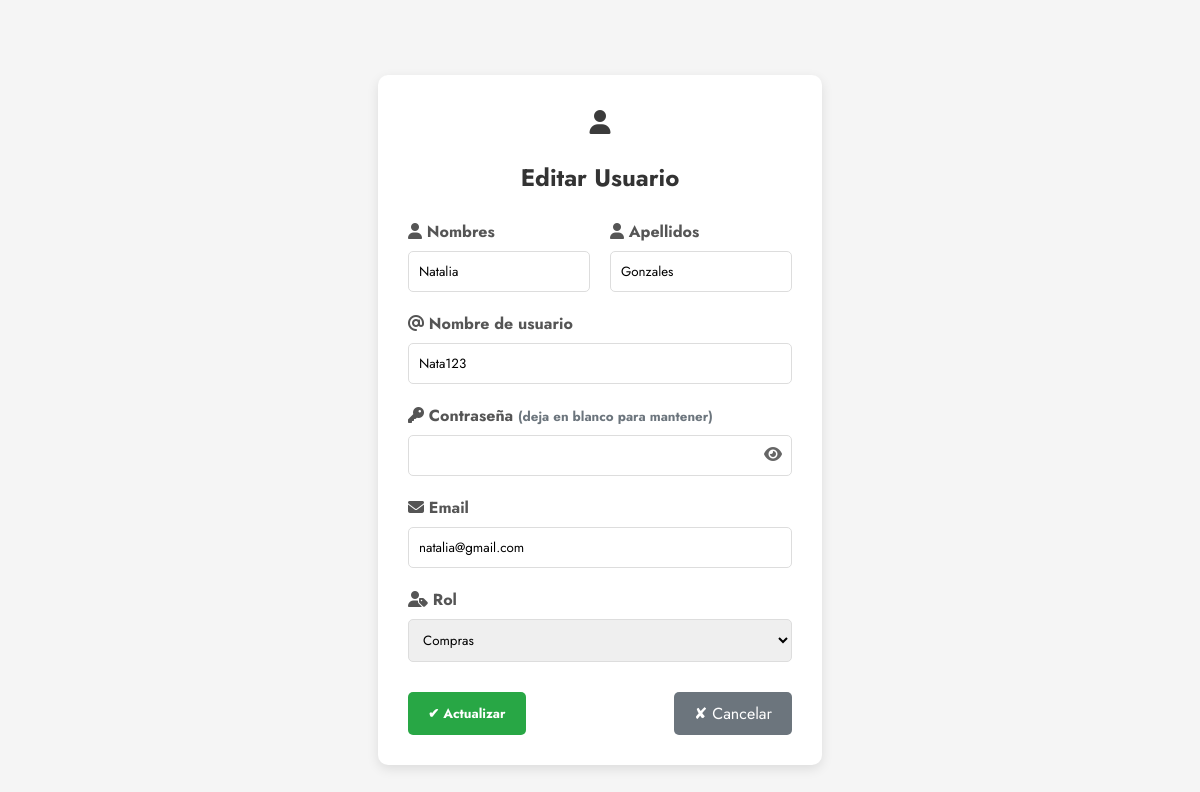
The app's page /usuarios/editar/14/ (signed in) with its own data.
### account/models.py (models this page shows, shortened)
class Usuario(AbstractUser):
    rol = models.ForeignKey('Rol', on_delete=models.SET_NULL, null=True, blank=True)
    estado = models.BooleanField(default=True)
    nombres = models.CharField(max_length=100, blank=True, null=True)
    apellidos = models.CharField(max_length=100, blank=True, null=True)
    class Meta:
        verbose_name = 'Usuario'
        verbose_name_plural = 'Usuarios'

### account/views.py (the view)
# urls.py: path('usuarios/editar/<int:pk>/', editar_usuario, name='editar_usuario'),
@login_required_custom
@role_required(module='usuarios', action='actualizar')
def editar_usuario(request, pk):
    usuario = get_object_or_404(Usuario, pk=pk)
    if request.method == 'POST':
        form = CustomUserChangeForm(request.POST, instance=usuario)
        if form.is_valid():
            form.save()
            messages.success(request, 'Usuario actualizado exitosamente.')
            return redirect('usuarios_listar')
        else:
            messages.error(request, 'Error al actualizar el usuario. Revisa los campos.')
    else:
        form = CustomUserChangeForm(instance=usuario)
    return render(request, 'account/usuario_form.html', {
        'form': form,
        'usuario': usuario,
        'titulo': 'Editar Usuario',
        'editar': True
    })

### account/forms.py (shortened to what this page needs)
class CustomUserChangeForm(UserChangeForm):
    nombres = forms.CharField(max_length=100, required=True, label='Nombres')
    apellidos = forms.CharField(max_length=100, required=True, label='Apellidos')
    rol = forms.ModelChoiceField(
        queryset=Rol.objects.all(),
        required=True,
        label="Rol"
    )
    estado = forms.BooleanField(required=False, label='Activo')
    password = forms.CharField(
        label="Contraseña",
        widget=forms.PasswordInput(render_value=False),
        required=False,
        help_text="Deja en blanco si no deseas cambiarla."
    )
    class Meta(UserChangeForm.Meta):
        model = Usuario
        fields = ('username', 'nombres', 'apellidos', 'email', 'rol', 'estado', 'password')

### account/templates/account/usuario_form.html (shortened to what this page needs)
{% load static %}
<!DOCTYPE html>
<html lang="es">
<head>
    <link rel="stylesheet" href="{% static 'account/css/usuarios.css' %}">
    <link rel="stylesheet" href="https://cdnjs.cloudflare.com/ajax/libs/font-awesome/6.5.0/css/all.min.css">
</head>
<body class="form-centered">
<div class="card">
    <div class="icono-titulo">
        <i class="fas fa-user"></i>
    </div>
    <h2>{% if editar %}Editar{% else %}Nuevo{% endif %} Usuario</h2>
    <form method="post">
        <div class="row">
            <div class="form-group">
                <label for="{{ form.nombres.id_for_label }}"><i class="fas fa-user"></i> Nombres</label>
                {{ form.nombres }}
            </div>
            <div class="form-group">
                <label for="{{ form.apellidos.id_for_label }}"><i class="fas fa-user"></i> Apellidos</label>
                {{ form.apellidos }}
            </div>
        </div>
        <div class="form-group">
            <label for="{{ form.username.id_for_label }}"><i class="fas fa-at"></i> Nombre de usuario</label>
            {{ form.username }}
        </div>
        <div class="row">
            <div class="form-group password-toggle">
                <label>
                    <i class="fas fa-key"></i> Contraseña
                    {% if editar %}
                        <small class="text-muted">(deja en blanco para mantener)</small>
                    {% endif %}
                </label>
                {% if form.password %}
                    {{ form.password }}
                {% else %}
                    {{ form.password1 }}
                {% endif %}
                <i class="fas fa-eye toggle-eye" id="togglePassword1" aria-label="Mostrar/ocultar contraseña"></i>
            </div>
        </div>
        <div class="form-group">
            <label for="{{ form.email.id_for_label }}"><i class="fas fa-envelope"></i> Email</label>
            {{ form.email }}
        </div>
        <div class="form-group">
            <label for="{{ form.rol.id_for_label }}"><i class="fas fa-user-tag"></i> Rol</label>
            <select name="{{ form.rol.name }}" id="{{ form.rol.id_for_label }}">
                {% for r in form.fields.rol.queryset %}
                    <option value="{{ r.id }}"
                        {% if form.rol.value|stringformat:"s" == r.id|stringformat:"s" %}selected{% endif %}>
                        {{ r.nombre }}
                    </option>
                {% endfor %}
            </select>
        </div>
        <div class="botones">
            <button class="guardar" type="submit">
                {% if editar %}✔ Actualizar{% else %}✔ Guardar{% endif %}
            </button>
            <a href="{% url 'usuarios_listar' %}" class="cancelar">✘ Cancelar</a>
        </div>
    </form>
</div>
</body>
</html>

### account/static/account/css/usuarios.css (style rules this page uses)
body { font-family: 'Jost', sans-serif; background-color: #f5f5f5; margin: 0; padding: 0; }
body.form-centered { display: flex; justify-content: center; align-items: center; min-height: 100vh; padding: 20px; }
.card { background: white; padding: 30px; border-radius: 10px; box-shadow: 0 4px 12px rgba(0, 0, 0, 0.1); max-width: 600px; margin: 20px auto; }
.icono-titulo { text-align: center; margin-bottom: 10px; font-size: 24px; color: #3b3b3b; }
h2 { text-align: center; color: #333; margin-bottom: 25px; }
.form-group { margin-bottom: 20px; }
.form-group label { display: block; margin-bottom: 8px; font-weight: bold; color: #555; }
.form-group input, .form-group select { width: 100%; padding: 10px; border: 1px solid #ddd; border-radius: 5px; font-family: 'Jost', sans-serif; box-sizing: border-box; }
.password-toggle { position: relative; }
.password-toggle input { padding-right: 40px; }
.password-toggle .toggle-eye { position: absolute; right: 10px; top: 70%; transform: translateY(-50%); cursor: pointer; line-height: 1; color: #666; }
.botones { display: flex; justify-content: space-between; margin-top: 30px; }
.guardar { background: #28a745; color: white; border: none; padding: 10px 20px; border-radius: 5px; cursor: pointer; font-weight: bold; font-family: 'Jost', sans-serif; }
.cancelar { background: #6c757d; color: white; padding: 10px 20px; border-radius: 5px; text-decoration: none; font-family: 'Jost', sans-serif; display: inline-block; }
.row { display: flex; gap: 20px; }
.row .form-group { flex: 1; }
.text-muted { color: #6c757d; }

### records on screen
Usuario: nombres "Natalia", apellidos "Gonzales", username "Nata123", email "natalia@gmail.com"

### other values on screen
form field rol "Compras"
